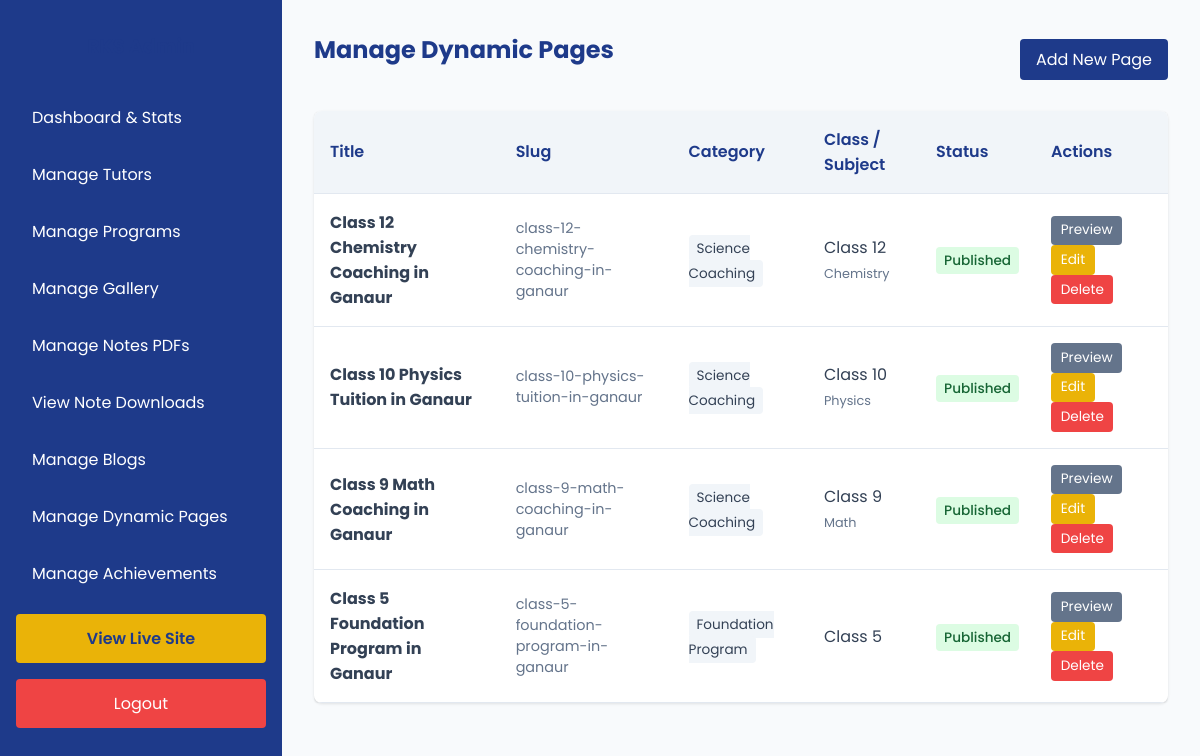
Screenshot of /admin/manage-pages.php (signed in) with the database file from the repository.
### tables this page shows
CREATE TABLE `pages` (
  `id` int(11) NOT NULL AUTO_INCREMENT,
  `slug` varchar(255) NOT NULL,
  `category` varchar(100) NOT NULL,
  `class_name` varchar(50) NOT NULL,
  `subject` varchar(50) NOT NULL,
  `title` varchar(255) NOT NULL,
  `meta_title` varchar(255) NOT NULL,
  `meta_description` text NOT NULL,
  `h1` varchar(255) NOT NULL,
  `content` text NOT NULL,
  `faq` text NOT NULL,
  `created_at` timestamp DEFAULT CURRENT_TIMESTAMP,
  PRIMARY KEY (`id`),
  UNIQUE KEY `slug` (`slug`)
);

### public_html/admin/manage-pages.php (the view, shortened to what this page needs)
<?php
require 'header.php';
$action = $_GET['action'] ?? 'list';
if ($action === 'list') {
    try {
        $stmt = $pdo->query("SELECT * FROM pages ORDER BY id DESC");
        $pages = $stmt->fetchAll();
    } catch (Exception $e) {
        $pages = [];
        $error = "Could not fetch pages. Make sure database is imported.";
    }
?>
    <div class="flex-between">
        <h2>Manage Dynamic Pages</h2>
        <a href="manage-pages.php?action=add" class="btn">Add New Page</a>
    </div>
    <div class="card" style="padding: 0;">
        <div style="overflow-x: auto;">
            <table>
                <thead>
                    <tr>
                        <th>Title</th>
                        <th>Slug</th>
                        <th>Category</th>
                        <th>Class / Subject</th>
                        <th>Status</th>
                        <th>Actions</th>
                    </tr>
                </thead>
                <tbody>
                    <?php foreach ($pages as $p): ?>
                        <tr>
                            <td><strong><?= htmlspecialchars($p['title']) ?></strong></td>
                            <td style="color: #64748b; font-size: 0.9em;"><?= htmlspecialchars($p['slug']) ?></td>
                            <td><span style="background: #f1f5f9; padding: 0.25rem 0.5rem; border-radius: 4px; font-size: 0.85em;"><?= htmlspecialchars($p['category']) ?></span></td>
                            <td><?= htmlspecialchars($p['class_name']) ?> <br> <span style="font-size: 0.8em; color: #64748b;"><?= htmlspecialchars($p['subject']) ?></span></td>
                            <td>
                                <?php if (isset($p['status']) && $p['status'] === 'draft'): ?>
                                    <span style="background: #fef08a; color: #854d0e; padding: 0.25rem 0.5rem; border-radius: 4px; font-size: 0.85em; font-weight: 500;">Draft</span>
                                <?php else: ?>
                                    <span style="background: #dcfce3; color: #166534; padding: 0.25rem 0.5rem; border-radius: 4px; font-size: 0.85em; font-weight: 500;">Published</span>
                                <?php endif; ?>
                            </td>
                            <td>
                                <a href="../<?= htmlspecialchars($p['slug']) ?>" target="_blank" class="btn" style="padding: 0.3rem 0.6rem; font-size: 0.85rem; background: #64748b;">Preview</a>
                                <a href="manage-pages.php?action=edit&id=<?= $p['id'] ?>" class="btn btn-warning" style="padding: 0.3rem 0.6rem; font-size: 0.85rem;">Edit</a>
                                <a href="manage-pages.php?delete=<?= $p['id'] ?>" onclick="return confirm('Are you sure you want to delete this page?');" class="btn btn-danger" style="padding: 0.3rem 0.6rem; font-size: 0.85rem;">Delete</a>
                            </td>
                        </tr>
                    <?php endforeach; ?>
                </tbody>
            </table>
        </div>
    </div>
<?php
}
?>
</div>
</body>
</html>

### public_html/admin/header.php (shortened to what this page needs)
<!DOCTYPE html>
<html lang="en">
<head>
</head>
<body>
    <div class="sidebar">
        <h2>RKS Admin</h2>
        <a href="index.php">Dashboard & Stats</a>
        <a href="teachers.php">Manage Tutors</a>
        <a href="courses.php">Manage Programs</a>
        <a href="gallery.php">Manage Gallery</a>
        <a href="notes.php">Manage Notes PDFs</a>
        <a href="leads.php">View Note Downloads</a>
        <a href="blogs.php">Manage Blogs</a>
        <a href="manage-pages.php">Manage Dynamic Pages</a>
        <a href="achievements.php">Manage Achievements</a>
        <a href="../index.php" target="_blank" style="margin-top: 1rem; background: #eab308; color: #1e3a8a; font-weight: 600; text-align:center;">View Live Site</a>
        <a href="logout.php" style="margin-top: 1rem; background: #ef4444; text-align:center;">Logout</a>
    </div>
    <div class="content">

### public_html/admin/header.php (style rules this page uses)
body { font-family: 'Poppins', sans-serif; margin: 0; background: #f8fafc; color: #334155; display: flex; min-height: 100vh; }
.sidebar { width: 250px; background: #1e3a8a; color: white; padding: 2rem 1rem; flex-shrink: 0; }
.sidebar h2 { text-align: center; margin-bottom: 2rem; font-size: 1.2rem; }
.sidebar a { display: block; color: white; text-decoration: none; padding: 0.75rem 1rem; margin-bottom: 0.5rem; border-radius: 4px; transition: 0.3s; }
.content { flex: 1; padding: 2rem; overflow-y: auto; }
table { width: 100%; border-collapse: collapse; background: white; box-shadow: 0 1px 3px rgba(0,0,0,0.1); border-radius: 8px; overflow: hidden; }
table th, table td { padding: 1rem; text-align: left; border-bottom: 1px solid #e2e8f0; }
table th { background: #f1f5f9; font-weight: 600; color: #1e3a8a; }
.btn { padding: 0.5rem 1rem; background: #1e3a8a; color: white; text-decoration: none; border-radius: 4px; border: none; cursor: pointer; display: inline-block; }
.btn-danger { background: #ef4444; }
.btn-warning { background: #eab308; }
.card { background: white; padding: 2rem; border-radius: 8px; box-shadow: 0 1px 3px rgba(0,0,0,0.1); margin-bottom: 2rem; }
.flex-between { display: flex; justify-content: space-between; align-items: center; margin-bottom: 1.5rem; }
h2 { color: #1e3a8a; margin-top: 0; }

### rows the page displays
pages: title "Class 12 Chemistry Coaching in Ganaur", slug "class-12-chemistry-coaching-in-ganaur", category "Science Coaching", class_name "Class 12", subject "Chemistry"
pages: title "Class 10 Physics Tuition in Ganaur", slug "class-10-physics-tuition-in-ganaur", category "Science Coaching", class_name "Class 10", subject "Physics"
pages: title "Class 9 Math Coaching in Ganaur", slug "class-9-math-coaching-in-ganaur", category "Science Coaching", class_name "Class 9", subject "Math"
pages: title "Class 5 Foundation Program in Ganaur", slug "class-5-foundation-program-in-ganaur", category "Foundation Program", class_name "Class 5"
